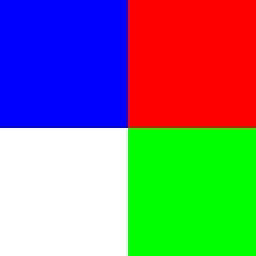
#> input picture lab_2/img1.jpg, 128 x 128 px (shown 2 times larger)
$ python lab2.py
#> lines starting #> are read from the running program, lines starting #| are printed output that depends on the picture
#> further down, img is the input picture: shape (128, 128, 3); mean B, G, R 127.3, 127.5, 127.2
import cv2
import numpy as np


def getRedPart(img):
    img_copy = img.copy()
    img_copy[:, :, 1] = np.zeros([img_copy.shape[0], img_copy.shape[1]])
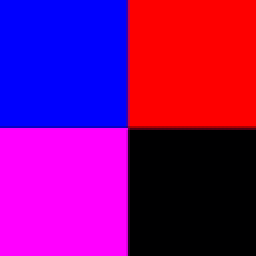
#> img_copy: shape (128, 128, 3) (shown 2 times larger); mean B, G, R 127.3, 0, 127.2
    img_copy[:, :, 2] = np.zeros([img_copy.shape[0], img_copy.shape[1]])
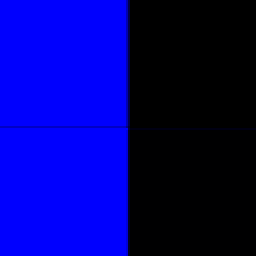
#> img_copy: shape (128, 128, 3) (shown 2 times larger); mean B, G, R 127.3, 0, 0

    return img_copy


def getGreenPart(img):
    img_copy = img.copy()
    img_copy[:, :, 0] = np.zeros([img_copy.shape[0], img_copy.shape[1]])
    img_copy[:, :, 2] = np.zeros([img_copy.shape[0], img_copy.shape[1]])

    return img_copy


def getBluePart(img):
    img_copy = img.copy()
    img_copy[:, :, 0] = np.zeros([img_copy.shape[0], img_copy.shape[1]])
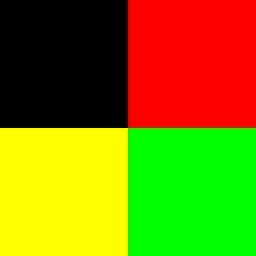
#> img_copy: shape (128, 128, 3) (shown 2 times larger); mean B, G, R 0, 127.5, 127.2
    img_copy[:, :, 1] = np.zeros([img_copy.shape[0], img_copy.shape[1]])
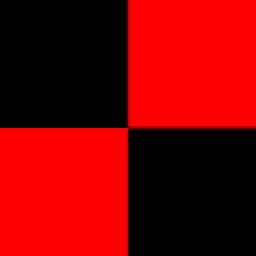
#> img_copy: shape (128, 128, 3) (shown 2 times larger); mean B, G, R 0, 0, 127.2

    return img_copy


img_name = 'img1.jpg'
img = cv2.imread(img_name)

red_img   = getRedPart(img)
blue_img  = getBluePart(img)
green_img = getGreenPart(img)
#> in getGreenPart, `img_copy[:, :, 2] = np.zeros([img_copy.shape[0], img_copy.shape[1]])`:
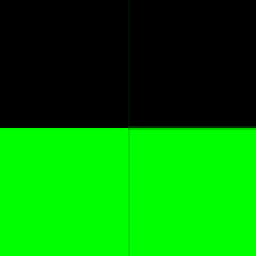
#> img_copy: shape (128, 128, 3) (shown 2 times larger); mean B, G, R 0, 127.5, 0

cv2.imwrite("red_"   + img_name, red_img)
cv2.imwrite("blue_"  + img_name, blue_img)
cv2.imwrite("green_" + img_name, green_img)
